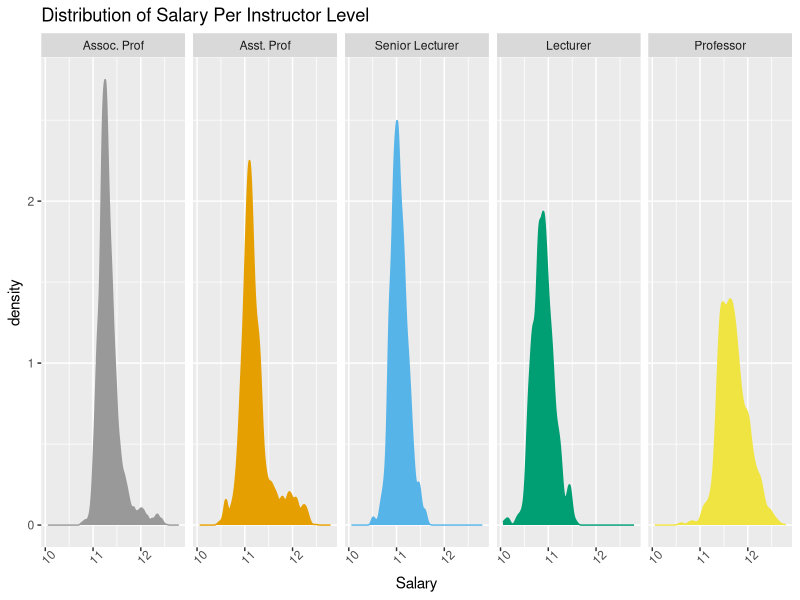
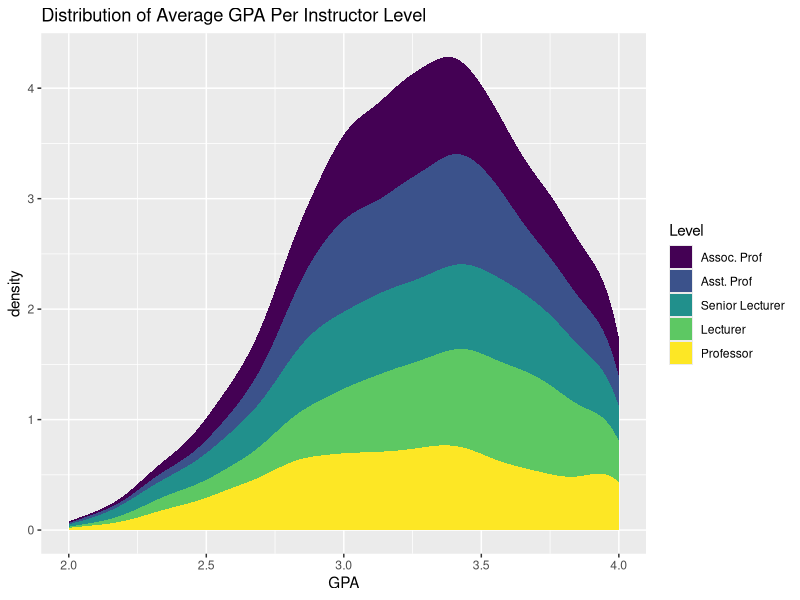

R code for these plots, in order: (Note: this script raises an error after producing the figures.)
## ---- chunk 1
knitr::opts_chunk$set(echo = TRUE)
knitr::opts_chunk$set(cache = TRUE)
knitr::opts_chunk$set(autodep = TRUE)
# library
library(tidyverse)
library(viridis)
library(broom)
library(MASS)
library(mgcv)
library(GGally)
library(gam)

# read in data + edits
df <- read.csv("master_file.csv")
depts <- read.csv("dept.csv")
df <- df %>%
  filter(gpaAverage >= 2) %>%
  filter(Course < 400) %>%
  mutate(
    Class = recode_factor(Class,"Associate Professor" = "Assoc. Prof", "Assistant Professor" = "Asst. Prof"),
    Level = round(Course,digits=-2),
    Salary = log(Salary)
  ) %>%
  filter(Level > 0) %>%
  inner_join(depts) %>% 
  dplyr::select(c(Name,Category,Class,nStudents,Salary,Year,gpaAverage,Level))
cb_palette = c("#999999", "#E69F00", "#56B4E9", "#009E73", "#F0E442", "#0072B2", "#D55E00", "#CC79A7")
## ---- chunk 2
ggplot(df,aes(x=Salary,fill=Class,color=Class)) +
  geom_density() + 
  facet_grid(~Class) +
  scale_color_manual(values=cb_palette) + 
  scale_fill_manual(values=cb_palette) + 
  theme(legend.position = "None",axis.text.x = element_text(angle = 45)) +
  ggtitle("Distribution of Salary Per Instructor Level")
  
ggplot(df,aes(x=gpaAverage,fill=Class)) + 
  stat_density() +
  scale_fill_viridis_d()  +
  ggtitle("Distribution of Average GPA Per Instructor Level") +
  xlab("GPA") + 
  labs(fill = "Level")

qplot(df$Level,stat="count",fill=df$Class,binwidth=40) +
  ggtitle("Instructor Breakdown by Course Levels") +
  xlab("Course Level") + 
  ylab("counts") + 
  scale_fill_viridis_d() +
  labs(fill = "Level")

ggplot(df,aes(x=Class,fill=Category)) + 
 stat_count() +
 scale_fill_manual(values=cb_palette) + 
 ggtitle("Breakdown of Departments and Instructor Type") +
 labs(fill = "Departments") +
 xlab("Instructor Level")
## ---- chunk 3
g1 <- df %>%
  group_by(Class,Year,Category,Level) %>%
  summarize(aveGPA=mean(gpaAverage),aveSalary=mean(Salary),sumStudents=sum(nStudents)) %>%
  ggplot(aes(x=aveGPA,y=aveSalary,color=sumStudents)) + 
  geom_point(size=2) +
  scale_color_viridis_c() +
  geom_smooth(method="rlm",se=FALSE,color="black") +
  ggtitle("Relationship Between GPA and Log of Salary and Number of Students") +
  xlab("GPA") +
  ylab("Log Salary") +
  facet_wrap(~Year)
g1
## ---- chunk 4
g2 <- df %>%
  group_by(Year) %>%
  summarise(aveGPA=mean(gpaAverage),aveSalary=mean(Salary)) %>%
  ggplot(aes(x=aveGPA,y=aveSalary,color=Year)) + 
  geom_point(size=2) +
  scale_color_viridis_c() +
  geom_smooth(method="rlm",se=FALSE,color="black") +
  ggtitle("Relationship Between GPA and Log of Salary in Years") +
  xlab("GPA") +
  ylab("Log Salary")
g2 
## ---- chunk 5
g3 <- df %>%
  dplyr::select(c(Salary,gpaAverage,Year,Class)) %>%
  group_by(Year,Class) %>%
  summarise(aveGPA=mean(gpaAverage),aveSalary=mean(Salary)) %>%
  ggplot(aes(x=Year,y=aveGPA,color=aveSalary)) +
  geom_smooth(method="rlm",se=FALSE,color="black")  +
    ggtitle("Relationship Between Salary and GPA per Instructor Level") +
    xlab("Year")  + 
    ylab("Average GPA") + 
    geom_point(size=2,alpha=.7) + 
    facet_grid(~Class)  +
    theme(axis.text.x = element_text(angle = 45)) +
    labs(color = "Salary") + 
    scale_color_viridis_c() 
g3
## ---- chunk 6
g4 <- df %>%
  dplyr::select(c(Salary,gpaAverage,Year,Class,Level)) %>%
  group_by(Level,Class,Year) %>%
  summarise(aveGPA=mean(gpaAverage),aveSalary=mean(Salary)) %>%
  ggplot(aes(x=aveGPA,y=aveSalary,color=Class)) +
    geom_point(alpha=.5,size=2) +
    geom_smooth(method="rlm",se=FALSE) +
    scale_color_viridis_d() + 
    ggtitle("Log Salary Over GPA By Course Level") +
    xlab("GPA") +
    ylab("Log Salary") +
  facet_grid(~Level)
g4
## ---- chunk 7
g5 <- df %>%
  dplyr::select(c(Salary,gpaAverage,Category,Year,Class,Level)) %>%
  group_by(Category,Year,Class,Level) %>%
  summarise(aveGPA=mean(gpaAverage),aveSalary=mean(Salary)) %>%
  ggplot(aes(x=aveGPA,y=aveSalary,color=Class)) +
    geom_point(alpha=.3) +
    geom_smooth(method="rlm",se=FALSE) +
    scale_color_viridis_d() + 
    ggtitle("Log Salary Over GPA By Department Level") +
    xlab("GPA") +
    ylab("Log Salary") + 
    facet_wrap(~Category)
g5
## ---- chunk 8
gam1.df1 <- augment(gam(Salary ~ gpaAverage, data = df))
gam1.df2 <- augment(gam(Salary ~ Level, data = df))
gam1.df3 <- augment(gam(Salary ~ Year, data = df))
gam1.df4 <- augment(gam(Salary ~ Class, data = df))
gam1.df5 <- augment(gam(Salary ~ Category, data = df))
gam1.df6 <- augment(gam(Salary ~ nStudents, data = df))

r1 <- var(gam1.df1$.fitted)/var(gam1.df1$Salary)
r2 <- var(gam1.df2$.fitted)/var(gam1.df2$Salary)
r3 <- var(gam1.df3$.fitted)/var(gam1.df3$Salary)
r4 <- var(gam1.df4$.fitted)/var(gam1.df4$Salary)
r5 <- var(gam1.df5$.fitted)/var(gam1.df5$Salary)
r6 <- var(gam1.df6$.fitted)/var(gam1.df6$Salary)

vars <- c("GPA","Course Level","Year","Instructor Level","Department","Number of Students")
explained.var <- c(r1,r2,r3,r4,r5,r6)
explained.var.df <- data.frame(vars,explained.var)

ggplot(explained.var.df,aes(x=reorder(vars,explained.var),y=explained.var,color=vars)) +
  geom_point(size=2) +
  scale_color_viridis_d() +
  ggtitle("Explained Variance Per Variable") +
  xlab("Variable") +
  ylab("Explained Variance") +
  theme(legend.position = "None")
## ---- chunk 9
gam2.df <- augment(gam(Salary ~ Class + Category, data = df))
gam3.df <- augment(gam(Salary ~ Class + Category + Level, data = df))
gam4.df <- augment(gam(Salary ~ Class + Category + Level + gpaAverage, data = df))
gam5.df <- augment(gam(Salary ~ Class + Category + Level + gpaAverage, data = df))

r2 <- var(gam2.df$.fitted)/var(gam2.df$Salary)
r3 <- var(gam3.df$.fitted)/var(gam3.df$Salary)
r4 <- var(gam4.df$.fitted)/var(gam4.df$Salary)
r5 <- var(gam5.df$.fitted)/var(gam5.df$Salary)
## ---- chunk 10
gams <- c("Gam 2","Gam 3","Gam 4","Gam 5")
explained.var <- c(r2,r3,r4,r5)
explained.var.df.gam <- data.frame(gams,explained.var)

ggplot(explained.var.df.gam,aes(x=gams,y=explained.var,color=gams)) +
  geom_point(size=2) +
  scale_color_viridis_d() +
  ggtitle("Explained Variance Per Gam Model") +
  xlab("Gam Model") +
  ylab("Explained Variance") +
  theme(legend.position = "None")
## ---- chunk 11
gg.gam2 <- 
  ggplot(data = gam2.df, aes(x = .fitted, y = Salary)) + 
  geom_point() + 
  ggtitle("Gam 2: Response vs. Fitted") + 
  geom_smooth(method = "loess")

gg.gam3 <- 
  ggplot(data = gam3.df, aes(x = .fitted, y = Salary)) + 
  geom_point() + 
  ggtitle("Gam 3: Response vs. Fitted") + 
  geom_smooth(method = "loess")

gg.gam4 <- 
  ggplot(data = gam4.df, aes(x = .fitted, y = Salary)) + 
  geom_point() + 
  ggtitle("Gam 4: Response vs. Fitted") + 
  geom_smooth(method = "loess")

gg.gam5 <- 
  ggplot(data = gam5.df, aes(x = .fitted, y = Salary)) + 
  geom_point() + 
  ggtitle("Gam 5: Response vs. Fitted") + 
  geom_smooth(method = "loess")

gg.gam2
#gg.gam3
gg.gam4
#gg.gam5
## ---- chunk 12
g4 <- mgcv::gam(Salary ~ Class + Category + Level + gpaAverage, data = df)
predictions <- predict.gam(g4,newdata = df) 
sorted.df <- gam4.df[order(gam4.df$Level,gam4.df$gpaAverage),]
sorted.df$preds <- as.vector(predictions)
## ---- chunk 13
#sort predictions and do geom line, sort in gpa (lowest to highest)
#then geom_line()
#plot predicted actual salaries (not log salaries)
ggplot(data = sorted.df, aes(x = gpaAverage, y = exp(.fitted), color = Class)) + 
  geom_smooth(se=FALSE,method="gam") + 
  geom_line() +
  scale_color_viridis_d() + 
  ggtitle("Fitted vs. GPA") +
  facet_wrap(~Category+Level,ncol=6)
## ---- chunk 14
df <- df %>%
  dplyr::select(c(Category,Class,nStudents,Salary,Year,gpaAverage,Level))

salary.preds <- predict.gam(g4, newdata = df) 
salary.preds.df <- data.frame(df, salary.preds = as.vector(salary.preds)) 

agg.preds <- 
  salary.preds.df %>%
  group_by(Year,Class,Category,Level) %>%
  summarise(salary.preds = mean(salary.preds), real.salary = mean(Salary), gpaAverage = mean(gpaAverage))
  
gg1 <- ggplot(agg.preds,aes(x = Level, y = salary.preds, color = gpaAverage, group = Level)) +
geom_line() +
scale_color_viridis_c() +
ggtitle("Predicted Salary over Course Level and Department") +
ylab("Predicted Salary") +
xlab("Course Level") +
facet_wrap(~Category)

gg1
## ---- chunk 15
gg2 <- ggplot(agg.preds,aes(x = salary.preds, color = gpaAverage, group = Class)) +
geom_line(aes(y = Class,color=gpaAverage)) +
scale_color_viridis_c() +
ggtitle("Predicted Salary over Instructor Level") +
xlab("Predicted Salary") +
ylab("Instructor Level") +
facet_wrap(~Category)

gg2
## ---- chunk 16
ggplot(agg.preds,aes(x=Level)) +
  geom_smooth(aes(y=real.salary,color="#0072B2"),method="gam") +
  geom_smooth(aes(y=salary.preds,color="#56B4E9"),method="gam") +
  ggtitle("Predicted Salaries over Course and Instructor Levels") +
  ylab("Predicted Salaries") +
  labs(color = "Real/Predicted values", x = "Real Salary", y = "Predicted Salary") + 
  scale_color_manual(labels = c("Real Salary", "Actual Salary"), values = c("#0072B2", "#56B4E9")) +
  facet_wrap(~Class) 
#"#56B4E9", "#009E73",
## ---- chunk 17
df %>%
  dplyr::select(Category,Year,nStudents,gpaAverage) %>%
  group_by(Category,Year) %>%
  summarise(sumStudents = sum(nStudents),GPA = mean(gpaAverage)) %>%
  ggplot(aes(x=Year,y=sumStudents,color=GPA)) +
  geom_point(size=2) +
  geom_line() +
  scale_color_viridis_c() +
  ggtitle("Number of Students Versus GPA") +
  ylab("Number of Students") +
  xlab("Year") +
  facet_wrap(~Category,ncol=2)
## ---- chunk 18
g1 <- ggplot(df,aes(x=gpaAverage,fill=Class)) + 
  stat_density() +
  scale_fill_viridis_d() +
  ggtitle("Distribution of Average GPA Per Class")

g2 <- df %>%
  group_by(Class) %>%
  ggplot(aes(x=gpaAverage,y=Salary,color=Class)) +
  geom_point(alpha=.1) + 
  geom_smooth(se=FALSE) +
  xlab("GPA") +
  ylab("Salary") +
  ggtitle("Average GPA and Average Salary Per Class Type")

g3 <- df %>%
  group_by(Class,Year) %>%
  ggplot(aes(x=gpaAverage,y=Salary,color=Class)) +
  geom_point(alpha=.1) + 
  geom_smooth(se=FALSE) +
  xlab("GPA") +
  ylab("Salary") +
  ggtitle("Average GPA and Average Salary Per Class Type") +
  facet_wrap(~Year)
  
#g1
#g2
#g3
